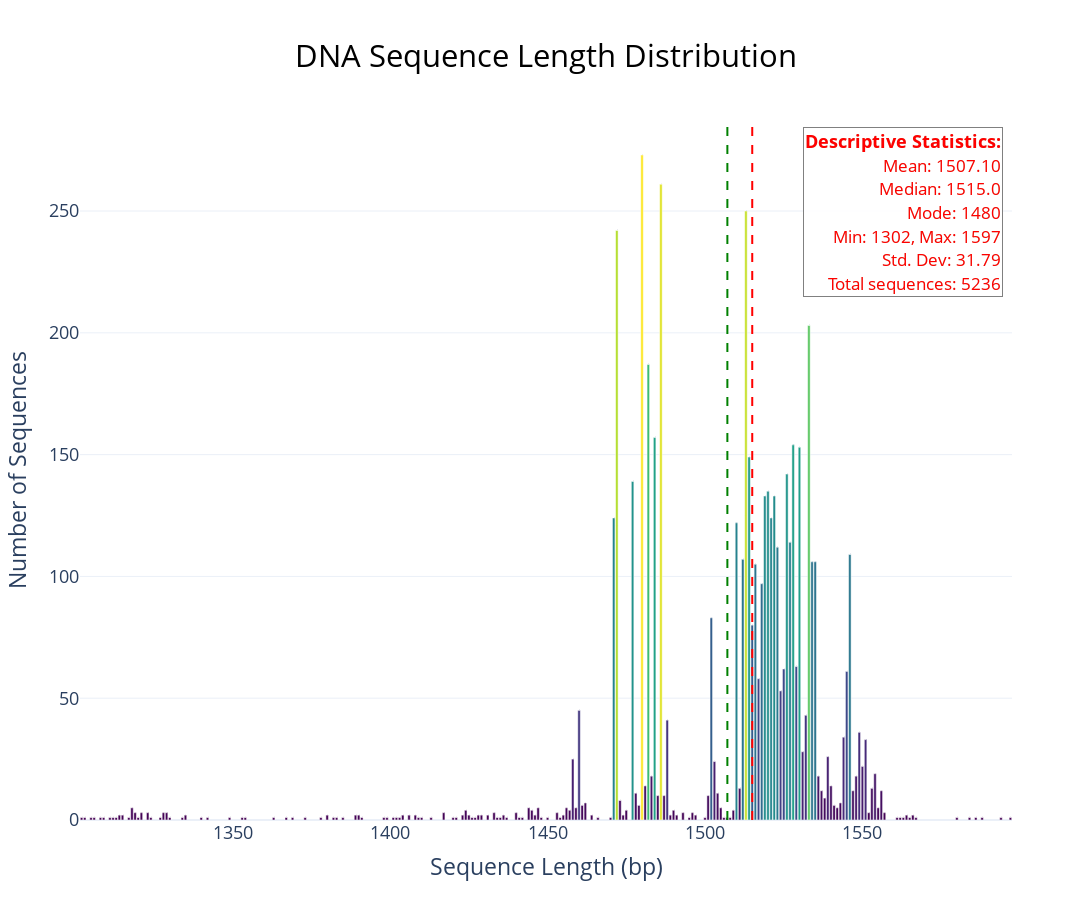

Notebook code for this chart:
### Code cell
def plot_sequence_length_enhanced_xd(df, col, color_scheme='Viridis', 
                                 show_stats=True, show_cumulative=False,
                                 bin_size=None, text_size_factor=1.3):
    """
    Enhanced function to visualize DNA sequence length distribution
    
    Parameters:
    - df: DataFrame containing the data
    - col: Column name with sequence lengths
    - color_scheme: Color scheme for the chart ('Viridis', 'Plasma', 'Turbo', etc.)
    - show_stats: Show descriptive statistics
    - show_cumulative: Show cumulative distribution
    - bin_size: Bin size (for very large sequences)
    - text_size_factor: Factor to increase all text sizes
    """
    # Extract length data
    sequence_lengths = df[col].copy()
    
    # Calculate statistics
    stats = {
        'Mean': np.mean(sequence_lengths),
        'Median': np.median(sequence_lengths),
        'Mode': sequence_lengths.mode().iloc[0] if not sequence_lengths.mode().empty else None,
        'Min': sequence_lengths.min(),
        'Max': sequence_lengths.max(),
        'Std. Dev': np.std(sequence_lengths)
    }
    
    # Determine if we should use bins for widely dispersed distributions
    unique_lengths = len(sequence_lengths.unique())
    use_histogram = unique_lengths > 50 or (stats['Max'] - stats['Min']) > 100
    
    if bin_size is None:
        # Calculate bin_size automatically to show more columns
        # We want at least 30 bins for a more detailed histogram
        range_length = stats['Max'] - stats['Min']
        bin_size = max(1, int(range_length / 40))  # Ensure at least 40 bins for detailed view
    
    # Create base figure
    fig = go.Figure()
    
    # Count sequence length frequencies
    sequence_counts = df[col].value_counts().reset_index()
    sequence_counts.columns = ['Length', 'Frequency']
    sequence_counts = sequence_counts.sort_values('Length')
    
    # Calculate cumulative distribution
    total = sequence_counts['Frequency'].sum()
    sequence_counts['Percentage'] = sequence_counts['Frequency'] * 100 / total
    sequence_counts['Cumulative'] = sequence_counts['Frequency'].cumsum() * 100 / total
    
    # Add bar chart with larger bars and no colorbar
    fig.add_trace(go.Bar(
        x=sequence_counts['Length'],
        y=sequence_counts['Frequency'],
        name='Frequency',
        marker=dict(
            color=sequence_counts['Frequency'],
            colorscale=color_scheme,
            showscale=False,  # Remove the colorbar
        ),
        hovertemplate='Length: %{x}<br>Frequency: %{y}<br>Percentage: %{text:.2f}%<extra></extra>',
        text=sequence_counts['Percentage']
    ))
    
    # Add cumulative distribution line
    if show_cumulative:
        fig.add_trace(go.Scatter(
            x=sequence_counts['Length'],
            y=sequence_counts['Cumulative'],
            mode='lines+markers',
            name='% Cumulative',
            line=dict(color='rgba(219, 64, 82, 0.8)', width=3),
            marker=dict(size=8),
            yaxis='y2',
            hovertemplate='Length: %{x}<br>Cumulative: %{y:.2f}%<extra></extra>'
        ))
    
    # Add reference lines for important statistics
    if show_stats:
        # Add vertical line for mean
        fig.add_vline(x=stats['Mean'], line_width=2, line_dash="dash", line_color="green",
                     annotation=dict(
                         text=f"Mean: {stats['Mean']:.2f}",
                         font=dict(size=14 * text_size_factor, color="green"),
                         xanchor="right",
                         yanchor="top"
                     ))
        
        # Add vertical line for median
        fig.add_vline(x=stats['Median'], line_width=2, line_dash="dash", line_color="red",
                     annotation=dict(
                         text=f"Median: {stats['Median']}",
                         font=dict(size=14 * text_size_factor, color="red"),
                         xanchor="left",
                         yanchor="top"
                     ))
    
    # Create statistics text block with larger font
    stats_text = "<br>".join([
        f"<b style='font-size:{14 * text_size_factor}px'>Descriptive Statistics:</b>",
        f"<span style='font-size:{13 * text_size_factor}px'>Mean: {stats['Mean']:.2f}</span>",
        f"<span style='font-size:{13 * text_size_factor}px'>Median: {stats['Median']}</span>",
        f"<span style='font-size:{13 * text_size_factor}px'>Mode: {stats['Mode']}</span>",
        f"<span style='font-size:{13 * text_size_factor}px'>Min: {stats['Min']}, Max: {stats['Max']}</span>",
        f"<span style='font-size:{13 * text_size_factor}px'>Std. Dev: {stats['Std. Dev']:.2f}</span>",
        f"<span style='font-size:{13 * text_size_factor}px'>Total sequences: {len(sequence_lengths)}</span>"
    ])
    
    # Customize the layout with larger fonts
    fig.update_layout(
        title={
            'text': 'DNA Sequence Length Distribution',
            'y':0.95,
            'x':0.5,
            'xanchor': 'center',
            'yanchor': 'top',
            'font': dict(size=24 * text_size_factor, color='black')
        },
        xaxis_title={
            'text': 'Sequence Length (bp)',
            'font': dict(size=18 * text_size_factor)
        },
        yaxis_title={
            'text': 'Number of Sequences',
            'font': dict(size=18 * text_size_factor)
        },
        template='plotly_white',
        legend=dict(
            orientation="h",
            yanchor="bottom",
            y=1.02,
            xanchor="right",
            x=1,
            font=dict(size=14 * text_size_factor)
        ),
        margin=dict(l=80, r=80, t=120, b=80),
        annotations=[
            dict(
                xref='paper',
                yref='paper',
                x=0.99,
                y=0.99,
                showarrow=False,
                text=stats_text,
                align='right',
                xanchor='right',
                yanchor='top',
                bgcolor='rgba(255, 255, 255, 0.8)',
                bordercolor='grey',
                borderwidth=1
            )
        ],
        width=1600, 
        height=900,
        font=dict(size=14 * text_size_factor)  # Global font size increase
    )
    
    # Configure secondary Y-axis for cumulative distribution
    if show_cumulative:
        fig.update_layout(
            yaxis2=dict(
                title={
                    'text': 'Cumulative Percentage (%)',
                    'font': dict(size=18 * text_size_factor, color='rgba(219, 64, 82, 0.8)')
                },
                tickfont=dict(color='rgba(219, 64, 82, 0.8)', size=14 * text_size_factor),
                overlaying='y',
                side='right',
                range=[0, 100]
            )
        )
    
    # Increase tick font size for better readability
    fig.update_xaxes(tickfont=dict(size=14 * text_size_factor))
    fig.update_yaxes(tickfont=dict(size=14 * text_size_factor))
    
    # Show and save graph
    fig.show()
    
    # Save as PNG and HTML for flexibility
    # fig.write_image('bact_distribution_enhanced_mean_median.png', scale=5, width=1600, height=900)
    # fig.write_image('bact_distribution_enhanced.png', scale=5, width=1600, height=900)
    # fig.write_html('bact_distribution_interactive.html', include_plotlyjs='cdn')
    
    # return fig

plot_sequence_length_enhanced_xd(df, 'sequence_length', 
                             color_scheme='Viridis',
                             show_stats=True, 
                             show_cumulative=False,
                             text_size_factor=1.3)

### Figure 1 — Plotly figure (JSON) as saved in the notebook; plotly's stock layout.template omitted (floating-point values rounded to 4 significant figures; data arrays with more than 128 entries replaced by an {"elided": "..."} marker saying what was removed)
{"data": [{"hovertemplate": "Length: %{x}<br>Frequency: %{y}<br>Percentage: %{text:.2f}%<extra></extra>", "marker": {"color": {"elided": "185 int values"}, "colorscale": [[0, "#440154"], [0.1111, "#482878"], [0.2222, "#3e4989"], [0.3333, "#31688e"], [0.4444, "#26828e"], [0.5556, "#1f9e89"], [0.6667, "#35b779"], [0.7778, "#6ece58"], [0.8889, "#b5de2b"], [1, "#fde725"]], "showscale": false}, "name": "Frequency", "text": {"elided": "185 float values"}, "type": "bar", "x": {"elided": "185 int values"}, "y": {"elided": "185 int values"}}], "layout": {"annotations": [{"align": "right", "bgcolor": "rgba(255, 255, 255, 0.8)", "bordercolor": "grey", "borderwidth": 1, "font": {"color": "green", "size": 18.2}, "showarrow": false, "text": "<b style='font-size:18.2px'>Descriptive Statistics:</b><br><span style='font-size:16.900000000000002px'>Mean: 1507.10</span><br><span style='font-size:16.900000000000002px'>Median: 1515.0</span><br><span style='font-size:16.900000000000002px'>Mode: 1480</span><br><span style='font-size:16.900000000000002px'>Min: 1302, Max: 1597</span><br><span style='font-size:16.900000000000002px'>Std. Dev: 31.79</span><br><span style='font-size:16.900000000000002px'>Total sequences: 5236</span>", "x": 0.99, "xanchor": "right", "xref": "paper", "y": 0.99, "yanchor": "top", "yref": "paper"}, {"align": "right", "bgcolor": "rgba(255, 255, 255, 0.8)", "bordercolor": "grey", "borderwidth": 1, "font": {"color": "red", "size": 18.2}, "showarrow": false, "text": "<b style='font-size:18.2px'>Descriptive Statistics:</b><br><span style='font-size:16.900000000000002px'>Mean: 1507.10</span><br><span style='font-size:16.900000000000002px'>Median: 1515.0</span><br><span style='font-size:16.900000000000002px'>Mode: 1480</span><br><span style='font-size:16.900000000000002px'>Min: 1302, Max: 1597</span><br><span style='font-size:16.900000000000002px'>Std. Dev: 31.79</span><br><span style='font-size:16.900000000000002px'>Total sequences: 5236</span>", "x": 0.99, "xanchor": "right", "xref": "paper", "y": 0.99, "yanchor": "top", "yref": "paper"}], "font": {"size": 18.2}, "height": 900, "legend": {"font": {"size": 18.2}, "orientation": "h", "x": 1, "xanchor": "right", "y": 1.02, "yanchor": "bottom"}, "margin": {"b": 80, "l": 80, "r": 80, "t": 120}, "shapes": [{"line": {"color": "green", "dash": "dash", "width": 2}, "type": "line", "x0": 1507.0, "x1": 1507.0, "xref": "x", "y0": 0, "y1": 1, "yref": "y domain"}, {"line": {"color": "red", "dash": "dash", "width": 2}, "type": "line", "x0": 1515, "x1": 1515, "xref": "x", "y0": 0, "y1": 1, "yref": "y domain"}], "title": {"font": {"color": "black", "size": 31.2}, "text": "DNA Sequence Length Distribution", "x": 0.5, "xanchor": "center", "y": 0.95, "yanchor": "top"}, "width": 1600, "xaxis": {"tickfont": {"size": 18.2}, "title": {"font": {"size": 23.4}, "text": "Sequence Length (bp)"}}, "yaxis": {"tickfont": {"size": 18.2}, "title": {"font": {"size": 23.4}, "text": "Number of Sequences"}}}}
